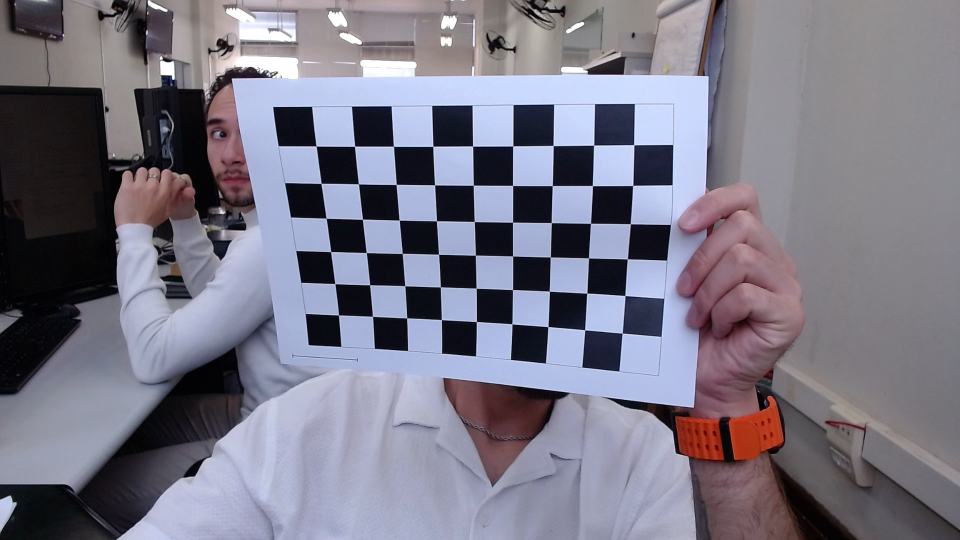
#> input picture T02/images/calibration/calib_1791394454407_01.jpg, 1920 x 1080 px (shown at 1/2 size); its folder holds only this picture in this run
$ python transform_perspective.py
#> lines starting #> are read from the running program, lines starting #| are printed output that depends on the picture
#!/usr/bin/env python3
"""Retifica imagens de um tabuleiro plano por homografia.

O caso de uso reutiliza as fotos de calibracao do T02. Os cantos internos do
tabuleiro fornecem correspondencias coplanares e permitem gerar uma vista
superior (bird's-eye view) com cv.getPerspectiveTransform/warpPerspective.
"""
from __future__ import annotations

import argparse
import json
from pathlib import Path
from typing import Iterable

import cv2 as cv
import numpy as np


IMAGE_SUFFIXES = {".jpg", ".jpeg", ".png", ".bmp", ".tif", ".tiff"}


def parse_args() -> argparse.Namespace:
    parser = argparse.ArgumentParser(description=__doc__)
    parser.add_argument("--input", default="../T02/images/calibration", help="Imagem ou pasta de imagens")
    parser.add_argument("--output", default="results", help="Pasta de saida")
    parser.add_argument("--cols", type=int, default=9, help="Cantos internos por linha")
    parser.add_argument("--rows", type=int, default=6, help="Cantos internos por coluna")
    parser.add_argument("--square-px", type=int, default=100, help="Pixels por quadrado na saida")
    parser.add_argument("--calibration", help="Arquivo .npz de calibracao para remover distorcao antes da homografia")
    parser.add_argument("--limit", type=int, default=0, help="Processar no maximo N imagens (0 = todas)")
    return parser.parse_args()


def image_paths(source: Path) -> list[Path]:
    if source.is_file():
        return [source]
    if not source.is_dir():
        raise SystemExit(f"Entrada inexistente: {source}")
    return sorted(p for p in source.iterdir() if p.is_file() and p.suffix.lower() in IMAGE_SUFFIXES)


def detect_checkerboard(gray: np.ndarray, pattern: tuple[int, int]) -> tuple[bool, np.ndarray | None]:
    flags_sb = cv.CALIB_CB_NORMALIZE_IMAGE | cv.CALIB_CB_EXHAUSTIVE | cv.CALIB_CB_ACCURACY
    found, corners = cv.findChessboardCornersSB(gray, pattern, flags=flags_sb)
    if found:
        return True, corners.astype(np.float32)

    flags = cv.CALIB_CB_ADAPTIVE_THRESH | cv.CALIB_CB_NORMALIZE_IMAGE
    found, corners = cv.findChessboardCorners(gray, pattern, flags)
    if found:
        criteria = (cv.TERM_CRITERIA_EPS + cv.TERM_CRITERIA_MAX_ITER, 50, 0.001)
        corners = cv.cornerSubPix(gray, corners, (11, 11), (-1, -1), criteria)
        return True, corners.astype(np.float32)
    return False, None


def extreme_corners(corners: np.ndarray, cols: int, rows: int) -> np.ndarray:
    """Retorna TL, TR, BR, BL conforme a ordem da grade detectada."""
    grid = corners.reshape(rows, cols, 2)
    return np.float32([grid[0, 0], grid[0, -1], grid[-1, -1], grid[-1, 0]])


def destination_corners(cols: int, rows: int, square_px: int) -> tuple[np.ndarray, tuple[int, int]]:
    # 9x6 cantos internos correspondem a 10x7 quadrados. A primeira linha de
    # cantos fica a um quadrado da borda externa, e o mesmo vale para a ultima.
    width = (cols + 1) * square_px
    height = (rows + 1) * square_px
    dst = np.float32(
        [
            [square_px, square_px],
            [cols * square_px, square_px],
            [cols * square_px, rows * square_px],
            [square_px, rows * square_px],
        ]
    )
    return dst, (width, height)


def load_calibration(path: str | None) -> tuple[np.ndarray, np.ndarray] | None:
    if not path:
        return None
    calibration_path = Path(path)
    if not calibration_path.exists():
        raise SystemExit(f"Calibracao inexistente: {calibration_path}")
    data = np.load(calibration_path)
    return data["camera_matrix"], data["dist_coeffs"]


def add_label(image: np.ndarray, text: str) -> None:
    cv.rectangle(image, (0, 0), (image.shape[1], 54), (20, 24, 32), -1)
    cv.putText(image, text, (18, 37), cv.FONT_HERSHEY_SIMPLEX, 0.85, (255, 255, 255), 2, cv.LINE_AA)


def comparison(original: np.ndarray, rectified: np.ndarray) -> np.ndarray:
    target_h = 620
    left_w = round(original.shape[1] * target_h / original.shape[0])
    right_w = round(rectified.shape[1] * target_h / rectified.shape[0])
    left = cv.resize(original, (left_w, target_h), interpolation=cv.INTER_AREA)
    right = cv.resize(rectified, (right_w, target_h), interpolation=cv.INTER_AREA)
    add_label(left, "Imagem original e regiao detectada")
    add_label(right, "Vista superior retificada")
    gap = np.full((target_h, 12, 3), 245, dtype=np.uint8)
    return np.hstack([left, gap, right])


def json_matrix(matrix: np.ndarray) -> list[list[float]]:
    return [[round(float(value), 10) for value in row] for row in matrix]


def process_one(
    path: Path,
    output: Path,
    pattern: tuple[int, int],
    square_px: int,
    calibration: tuple[np.ndarray, np.ndarray] | None,
) -> dict[str, object]:
    image = cv.imread(str(path))
    if image is None:
        return {"image": path.name, "status": "read_error"}

    working = image
    used_lens_correction = False
    if calibration is not None:
        camera_matrix, dist_coeffs = calibration
        working = cv.undistort(image, camera_matrix, dist_coeffs)
        used_lens_correction = True

    gray = cv.cvtColor(working, cv.COLOR_BGR2GRAY)
    found, corners = detect_checkerboard(gray, pattern)
    # Em poses muito obliquas, a interpolacao da remocao de distorcao pode
    # dificultar a deteccao. A imagem original continua sendo uma entrada
    # valida para a homografia e serve como alternativa automatica.
    if (not found or corners is None) and calibration is not None:
        working = image
        used_lens_correction = False
        gray = cv.cvtColor(working, cv.COLOR_BGR2GRAY)
        found, corners = detect_checkerboard(gray, pattern)
    if not found or corners is None:
        return {"image": path.name, "status": "not_detected"}

    src = extreme_corners(corners, *pattern)
    dst, output_size = destination_corners(*pattern, square_px)
    homography = cv.getPerspectiveTransform(src, dst)
    rectified = cv.warpPerspective(
        working,
        homography,
        output_size,
        flags=cv.INTER_CUBIC,
        borderMode=cv.BORDER_CONSTANT,
        borderValue=(255, 255, 255),
    )

    annotated = working.copy()
    cv.drawChessboardCorners(annotated, pattern, corners, True)
    polygon = np.round(src).astype(np.int32).reshape(-1, 1, 2)
    cv.polylines(annotated, [polygon], True, (0, 70, 255), 5, cv.LINE_AA)

    stem = path.stem
    annotated_path = output / "annotated" / f"{stem}_corners.jpg"
    rectified_path = output / "rectified" / f"{stem}_topdown.jpg"
    comparison_path = output / "comparisons" / f"{stem}_comparison.jpg"
    cv.imwrite(str(annotated_path), annotated, [cv.IMWRITE_JPEG_QUALITY, 94])
    cv.imwrite(str(rectified_path), rectified, [cv.IMWRITE_JPEG_QUALITY, 94])
    cv.imwrite(str(comparison_path), comparison(annotated, rectified), [cv.IMWRITE_JPEG_QUALITY, 92])

    projected = cv.perspectiveTransform(src.reshape(-1, 1, 2), homography).reshape(-1, 2)
    rmse = float(np.sqrt(np.mean(np.sum((projected - dst) ** 2, axis=1))))
    return {
        "image": path.name,
        "status": "ok",
        "lens_distortion_corrected": used_lens_correction,
        "input_size_px": [int(image.shape[1]), int(image.shape[0])],
        "output_size_px": list(output_size),
        "source_corners_px": src.round(3).tolist(),
        "destination_corners_px": dst.tolist(),
        "homography": json_matrix(homography),
        "control_point_rmse_px": rmse,
        "annotated": str(annotated_path),
        "rectified": str(rectified_path),
        "comparison": str(comparison_path),
    }


def prepare_directories(output: Path) -> None:
    for name in ("annotated", "rectified", "comparisons"):
        (output / name).mkdir(parents=True, exist_ok=True)


def main() -> None:
    args = parse_args()
    if args.cols < 2 or args.rows < 2 or args.square_px < 10:
        raise SystemExit("Use pelo menos 2x2 cantos e 10 pixels por quadrado.")

    source = Path(args.input)
    paths = image_paths(source)
    if args.limit > 0:
        paths = paths[: args.limit]
    if not paths:
        raise SystemExit(f"Nenhuma imagem encontrada em {source}")

    output = Path(args.output)
    prepare_directories(output)
    pattern = (args.cols, args.rows)
    calibration = load_calibration(args.calibration)

    records: list[dict[str, object]] = []
    for index, path in enumerate(paths, start=1):
        record = process_one(path, output, pattern, args.square_px, calibration)
#> in process_one, image is the input picture: shape (1080, 1920, 3); mean B, G, R 133.5, 119.5, 121.9
#> in process_one, `gray = cv.cvtColor(working, cv.COLOR_BGR2GRAY)`:
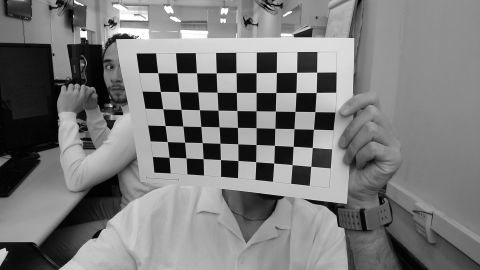
#> gray: shape (1080, 1920) (shown at 1/4 size); min 0, max 255, mean 121.8
#> in detect_checkerboard, `found, corners = cv.findChessboardCornersSB(gray, pattern, flags=flags..`: found = True; corners = 54 rows, first 8: [1244.8, 666.6], [1169.8, 660], [1096.4, 653.7], [1024.4, 648.3], [953.3, 643.6], [883.2, 639.7], [813.9, 636.3], [745.4, 633.1]
#> in process_one, `found, corners = detect_checkerboard(gray, pattern)`: found = True
#> in process_one, `src = extreme_corners(corners, *pattern)`: src = [[1244.8, 666.6], [677.4, 630.4], [632.7, 292.4], [1268, 290]]
#> in process_one, `homography = cv.getPerspectiveTransform(src, dst)`: homography = [[-1.28, -0.114, 1769.4], [0.119, -1.57, 1002.9], [0.000207, -0.000342, 1]]
#> in process_one, `rectified = cv.warpPerspective( working, homography, output_size, flag..`:
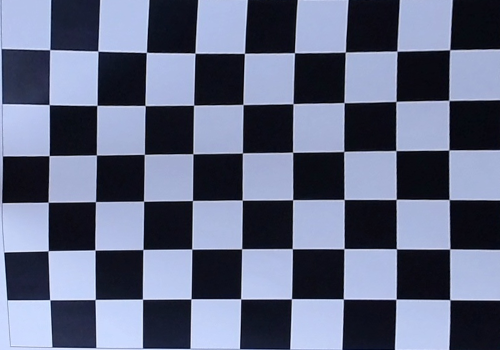
#> rectified: shape (700, 1000, 3) (shown at 1/2 size); mean B, G, R 130, 105.4, 98.1
#> in process_one, `polygon = np.round(src).astype(np.int32).reshape(-1, 1, 2)`: polygon = [[1245, 667], [677, 630], [633, 292], [1268, 290]]
#> in process_one, `cv.polylines(annotated, [polygon], True, (0, 70, 255), 5, cv.LINE_AA)`:
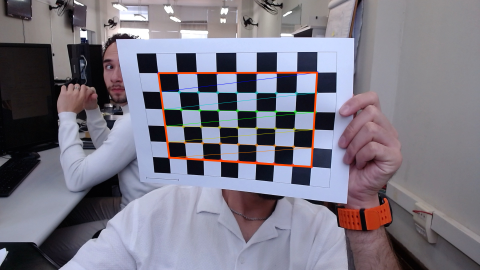
#> annotated: shape (1080, 1920, 3) (shown at 1/4 size); mean B, G, R 132.3, 119.4, 122.9
#> in comparison, `left = cv.resize(original, (left_w, target_h), interpolation=cv.INTER_..`:
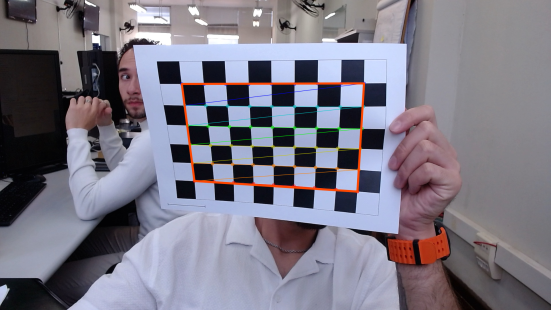
#> left: shape (620, 1102, 3) (shown at 1/2 size); mean B, G, R 132.3, 119.4, 122.9
#> in add_label, `cv.putText(image, text, (18, 37), cv.FONT_HERSHEY_SIMPLEX, 0.85, (255,..`:
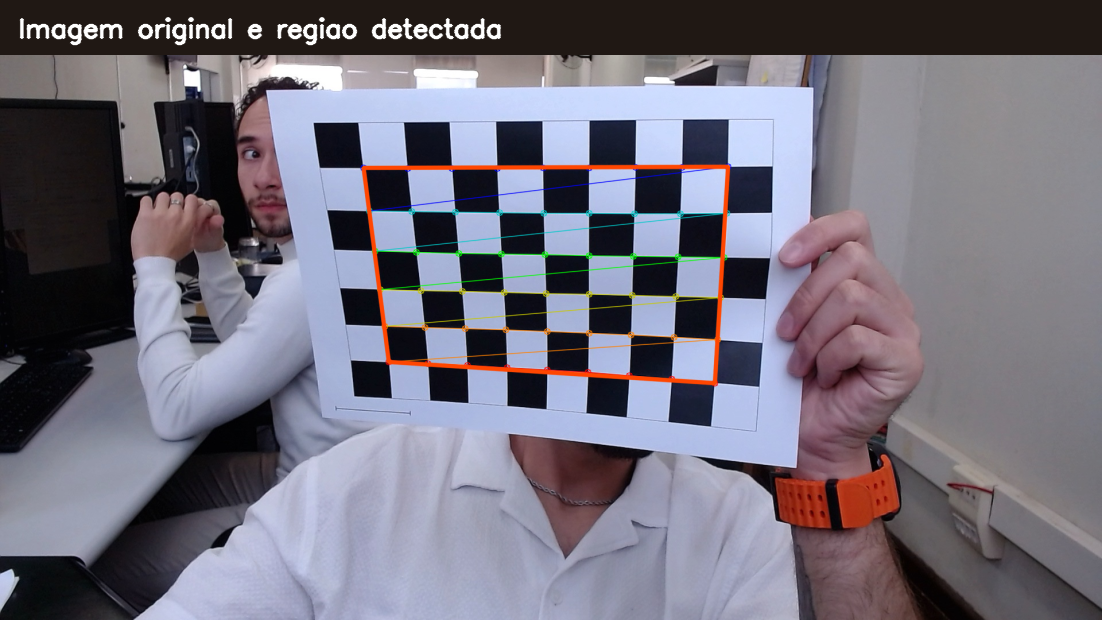
#> image: shape (620, 1102, 3); mean B, G, R 123.3, 110.9, 114.6
#> call 2 of add_label, with text = 'Vista superior retificada'
#> in add_label (call 2), `cv.putText(image, text, (18, 37), cv.FONT_HERSHEY_SIMPLEX, 0.85, (255,..`:
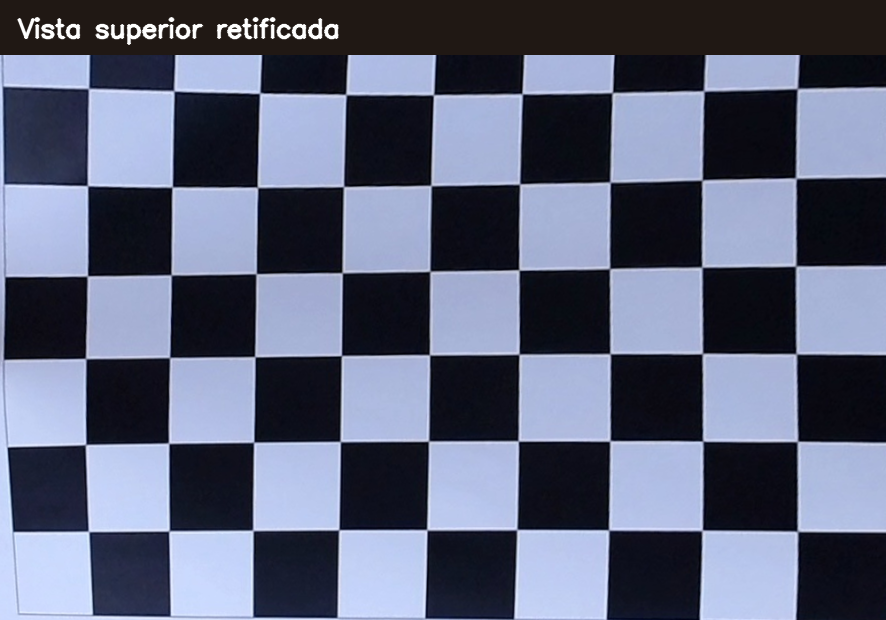
#> image: shape (620, 886, 3); mean B, G, R 121.4, 99.4, 93.5
#> in comparison, `return np.hstack([left, gap, right])`:
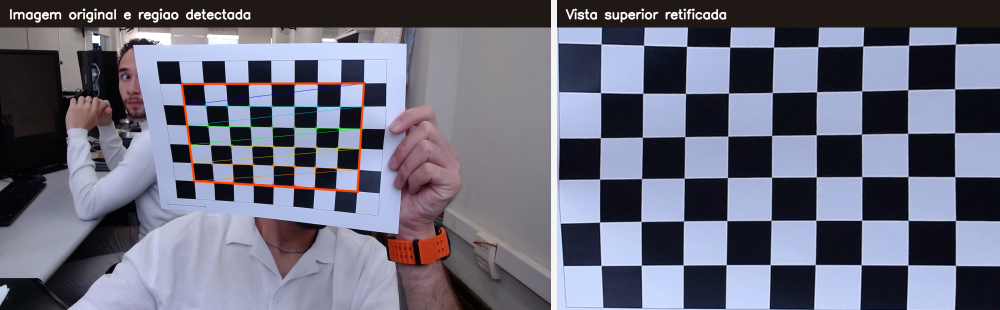
#> returned value: shape (620, 2000, 3) (shown at 1/2 size); mean of channels 0, 1, 2 123.2, 106.6, 106; drawn as B, G, R
#> in process_one, `projected = cv.perspectiveTransform(src.reshape(-1, 1, 2), homography)..`: projected = [[100, 100], [900, 100], [900, 600], [100, 600]]
#> in process_one, `rmse = float(np.sqrt(np.mean(np.sum((projected - dst) ** 2, axis=1))))`: rmse = 0
#> record = 12 items
        records.append(record)
        print(f"[{index:02d}/{len(paths):02d}] {path.name}: {record['status']}")
#| [01/01] calib_1791394454407_01.jpg: ok

    successes = [record for record in records if record["status"] == "ok"]
#> successes = 1 item
    summary = {
        "application": "Retificacao perspectiva de tabuleiro plano",
        "input": str(source),
        "calibration": args.calibration,
        "lens_distortion_corrected": calibration is not None,
        "pattern_inner_corners": [args.cols, args.rows],
        "board_squares": [args.cols + 1, args.rows + 1],
        "square_px": args.square_px,
        "images_total": len(paths),
        "images_successful": len(successes),
        "images_failed": len(paths) - len(successes),
        "records": records,
    }
    summary_path = output / "summary.json"
    summary_path.write_text(json.dumps(summary, indent=2, ensure_ascii=False), encoding="utf-8")
    print(f"\nConcluido: {len(successes)}/{len(paths)} imagens retificadas.")
#| Concluido: 1/1 imagens retificadas.
    print(f"Resumo: {summary_path}")
    if not successes:
        raise SystemExit(2)


if __name__ == "__main__":
    main()

$ run again, on T02/images/calibration/calib_1791394463409_05.jpg
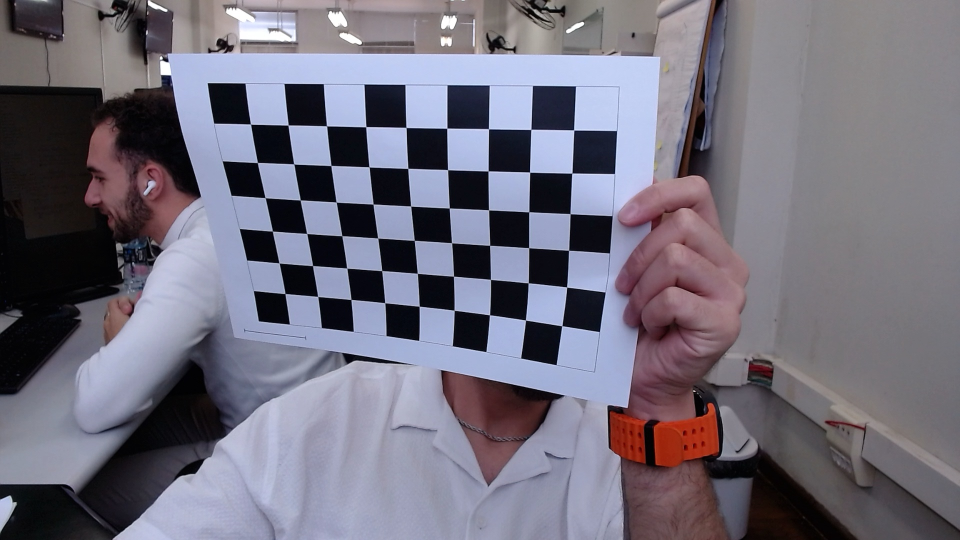
#> input picture T02/images/calibration/calib_1791394463409_05.jpg, 1920 x 1080 px (shown at 1/2 size)
#> in process_one, image is the input picture: shape (1080, 1920, 3); mean B, G, R 123.7, 110.5, 113.9
#> in detect_checkerboard, `found, corners = cv.findChessboardCornersSB(gray, pattern, flags=flags..`: found = True; corners = 54 rows, first 8: [1124.1, 651.9], [1051.4, 640.6], [979.5, 630.1], [908.6, 620.9], [838.7, 612.9], [770, 605.9], [702.3, 599.4], [635.9, 593.4]
#> in process_one, `found, corners = detect_checkerboard(gray, pattern)`: found = True
#> src = [[1124.1, 651.9], [570.5, 587.6], [501.6, 248.7], [1147.9, 260.4]]
#> homography = [[-1.25, -0.127, 1592.6], [0.214, -1.62, 917.1], [0.000316, -0.000488, 1]]
#> in process_one, `rectified = cv.warpPerspective( working, homography, output_size, flag..`:
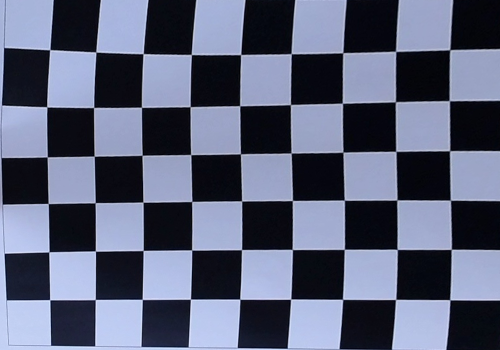
#> rectified: shape (700, 1000, 3) (shown at 1/2 size); mean B, G, R 119.3, 96.7, 90.7
#> polygon = [[1124, 652], [570, 588], [502, 249], [1148, 260]]
#> in comparison, `return np.hstack([left, gap, right])`:
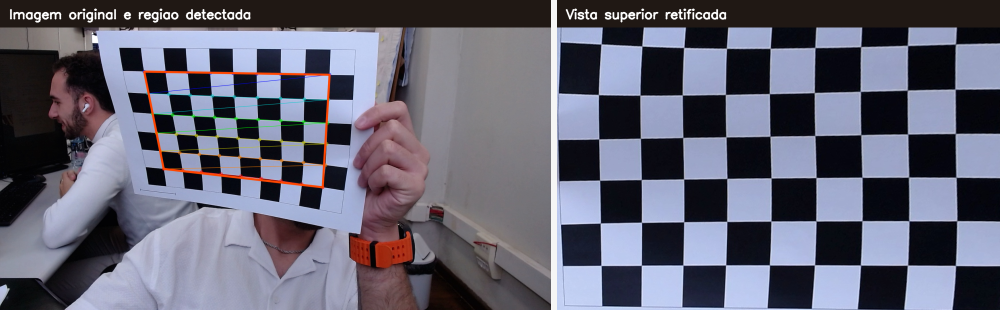
#> returned value: shape (620, 2000, 3) (shown at 1/2 size); mean of channels 0, 1, 2 114, 98.6, 99; drawn as B, G, R
#> projected = [[100, 100], [900, 100], [900, 600], [100, 600]]
#> rmse = 0
#> record = 12 items
#| [01/01] calib_1791394463409_05.jpg: ok
#> successes = 1 item
#| Concluido: 1/1 imagens retificadas.

$ run again, on T02/images/calibration/calib_1791394464989_06.jpg
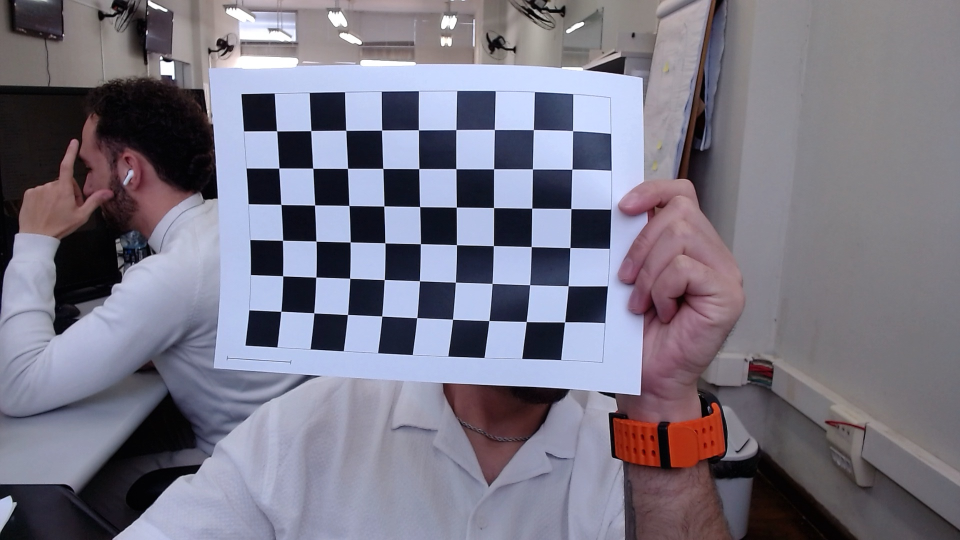
#> input picture T02/images/calibration/calib_1791394464989_06.jpg, 1920 x 1080 px (shown at 1/2 size)
#> in process_one, image is the input picture: shape (1080, 1920, 3); mean B, G, R 132, 117.7, 120.7
#> in detect_checkerboard, `found, corners = cv.findChessboardCornersSB(gray, pattern, flags=flags..`: found = True; corners = 54 rows, first 8: [1129.7, 644.4], [1052.9, 643.6], [978.3, 641.6], [905.6, 639], [834, 635.8], [764.1, 632.5], [695.4, 629.5], [628.1, 626.1]
#> in process_one, `found, corners = detect_checkerboard(gray, pattern)`: found = True
#> src = [[1129.7, 644.4], [562.2, 623], [553.8, 262.2], [1145.7, 261.8]]
#> homography = [[-1.38, -0.0696, 1710.7], [0.0648, -1.44, 960.2], [0.00011, -0.000116, 1]]
#> in process_one, `rectified = cv.warpPerspective( working, homography, output_size, flag..`:
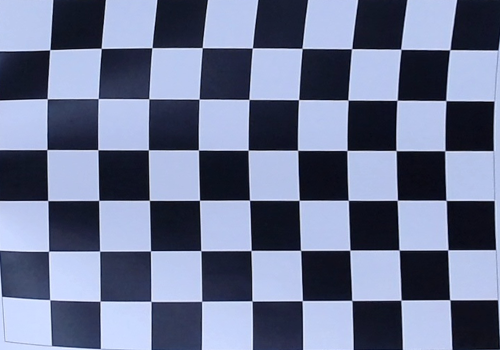
#> rectified: shape (700, 1000, 3) (shown at 1/2 size); mean B, G, R 145.1, 117.2, 108.3
#> polygon = [[1130, 644], [562, 623], [554, 262], [1146, 262]]
#> in comparison, `return np.hstack([left, gap, right])`:
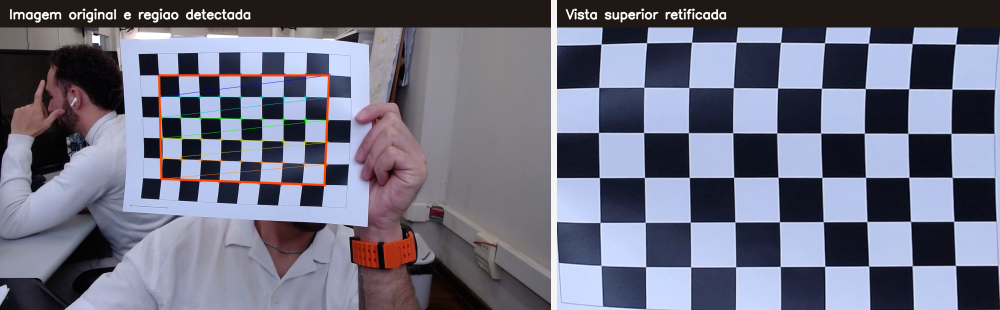
#> returned value: shape (620, 2000, 3) (shown at 1/2 size); mean of channels 0, 1, 2 128.8, 110.8, 109.8; drawn as B, G, R
#> projected = [[100, 100], [900, 100], [900, 600], [100, 600]]
#> rmse = 0
#> record = 12 items
#| [01/01] calib_1791394464989_06.jpg: ok
#> successes = 1 item
#| Concluido: 1/1 imagens retificadas.
